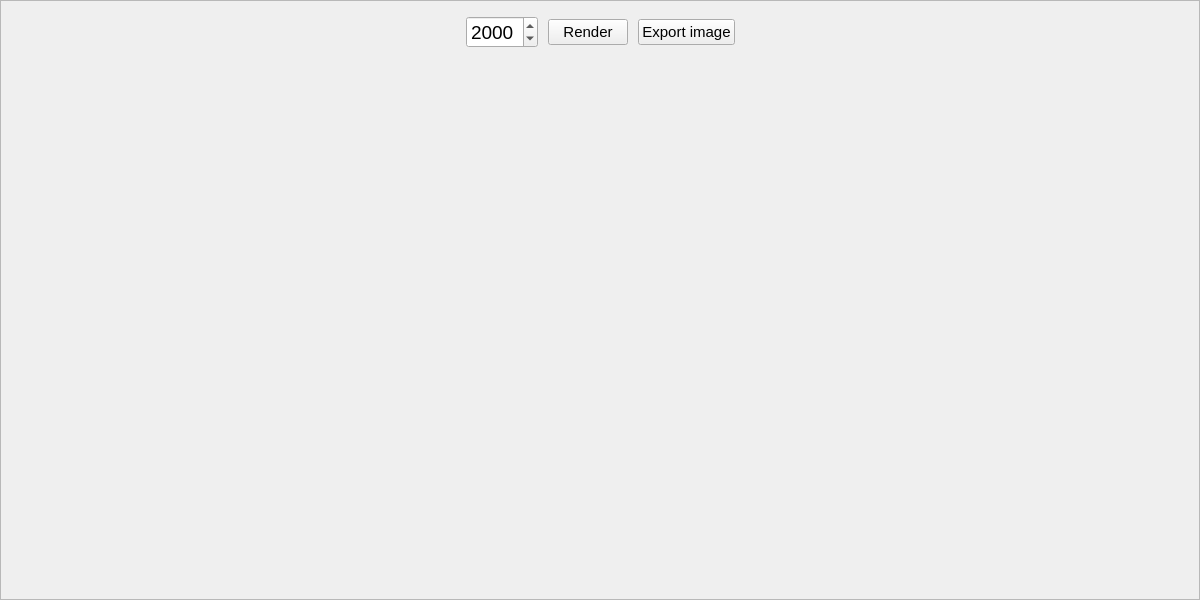
<?xml version="1.0" encoding="UTF-8"?>
<ui version="4.0">
 <class>DiaryPixels</class>
 <widget class="QWidget" name="DiaryPixels">
  <property name="geometry">
   <rect>
    <x>0</x>
    <y>0</y>
    <width>1200</width>
    <height>600</height>
   </rect>
  </property>
  <property name="sizePolicy">
   <sizepolicy hsizetype="Fixed" vsizetype="Fixed">
    <horstretch>0</horstretch>
    <verstretch>0</verstretch>
   </sizepolicy>
  </property>
  <property name="windowTitle">
   <string>Form</string>
  </property>
  <layout class="QGridLayout" name="gridLayout">
   <property name="leftMargin">
    <number>0</number>
   </property>
   <property name="topMargin">
    <number>0</number>
   </property>
   <property name="rightMargin">
    <number>0</number>
   </property>
   <property name="bottomMargin">
    <number>0</number>
   </property>
   <property name="spacing">
    <number>0</number>
   </property>
   <item row="0" column="0">
    <widget class="QFrame" name="frame">
     <property name="sizePolicy">
      <sizepolicy hsizetype="Fixed" vsizetype="Fixed">
       <horstretch>0</horstretch>
       <verstretch>0</verstretch>
      </sizepolicy>
     </property>
     <property name="minimumSize">
      <size>
       <width>1200</width>
       <height>600</height>
      </size>
     </property>
     <property name="frameShape">
      <enum>QFrame::StyledPanel</enum>
     </property>
     <property name="frameShadow">
      <enum>QFrame::Raised</enum>
     </property>
     <layout class="QGridLayout" name="gridLayout_2">
      <property name="leftMargin">
       <number>15</number>
      </property>
      <property name="topMargin">
       <number>15</number>
      </property>
      <property name="rightMargin">
       <number>15</number>
      </property>
      <property name="bottomMargin">
       <number>15</number>
      </property>
      <property name="spacing">
       <number>0</number>
      </property>
      <item row="0" column="0">
       <layout class="QGridLayout" name="gridLayout_3">
        <property name="horizontalSpacing">
         <number>10</number>
        </property>
        <property name="verticalSpacing">
         <number>0</number>
        </property>
        <item row="0" column="1">
         <widget class="QDateEdit" name="year_edit">
          <property name="font">
           <font>
            <pointsize>14</pointsize>
           </font>
          </property>
          <property name="toolTip">
           <string>Year editor.</string>
          </property>
          <property name="displayFormat">
           <string>yyyy</string>
          </property>
         </widget>
        </item>
        <item row="0" column="2" alignment="Qt::AlignHCenter">
         <widget class="QPushButton" name="render_button">
          <property name="font">
           <font>
            <pointsize>11</pointsize>
           </font>
          </property>
          <property name="cursor">
           <cursorShape>PointingHandCursor</cursorShape>
          </property>
          <property name="toolTip">
           <string>Display the pixels.</string>
          </property>
          <property name="text">
           <string>Render</string>
          </property>
         </widget>
        </item>
        <item row="0" column="0">
         <spacer name="horizontalSpacer_2">
          <property name="orientation">
           <enum>Qt::Horizontal</enum>
          </property>
          <property name="sizeHint" stdset="0">
           <size>
            <width>40</width>
            <height>20</height>
           </size>
          </property>
         </spacer>
        </item>
        <item row="0" column="4">
         <spacer name="horizontalSpacer">
          <property name="orientation">
           <enum>Qt::Horizontal</enum>
          </property>
          <property name="sizeHint" stdset="0">
           <size>
            <width>40</width>
            <height>20</height>
           </size>
          </property>
         </spacer>
        </item>
        <item row="0" column="3">
         <widget class="QPushButton" name="export_img_button">
          <property name="font">
           <font>
            <pointsize>11</pointsize>
           </font>
          </property>
          <property name="cursor">
           <cursorShape>PointingHandCursor</cursorShape>
          </property>
          <property name="text">
           <string>Export image</string>
          </property>
         </widget>
        </item>
       </layout>
      </item>
      <item row="1" column="0">
       <widget class="QFrame" name="hidden_frame">
        <property name="sizePolicy">
         <sizepolicy hsizetype="Expanding" vsizetype="Expanding">
          <horstretch>0</horstretch>
          <verstretch>0</verstretch>
         </sizepolicy>
        </property>
        <property name="frameShape">
         <enum>QFrame::NoFrame</enum>
        </property>
        <property name="frameShadow">
         <enum>QFrame::Plain</enum>
        </property>
        <layout class="QGridLayout" name="gridLayout_6">
         <property name="leftMargin">
          <number>0</number>
         </property>
         <property name="topMargin">
          <number>0</number>
         </property>
         <property name="rightMargin">
          <number>0</number>
         </property>
         <property name="bottomMargin">
          <number>0</number>
         </property>
         <property name="spacing">
          <number>0</number>
         </property>
         <item row="1" column="1">
          <layout class="QGridLayout" name="grid">
           <property name="leftMargin">
            <number>0</number>
           </property>
           <property name="topMargin">
            <number>0</number>
           </property>
           <property name="rightMargin">
            <number>0</number>
           </property>
           <property name="bottomMargin">
            <number>0</number>
           </property>
           <property name="spacing">
            <number>2</number>
           </property>
          </layout>
         </item>
         <item row="2" column="2">
          <spacer name="horizontalSpacer_4">
           <property name="orientation">
            <enum>Qt::Horizontal</enum>
           </property>
           <property name="sizeHint" stdset="0">
            <size>
             <width>0</width>
             <height>20</height>
            </size>
           </property>
          </spacer>
         </item>
         <item row="2" column="0">
          <spacer name="horizontalSpacer_3">
           <property name="orientation">
            <enum>Qt::Horizontal</enum>
           </property>
           <property name="sizeHint" stdset="0">
            <size>
             <width>0</width>
             <height>20</height>
            </size>
           </property>
          </spacer>
         </item>
         <item row="2" column="1">
          <spacer name="verticalSpacer">
           <property name="orientation">
            <enum>Qt::Vertical</enum>
           </property>
           <property name="sizeHint" stdset="0">
            <size>
             <width>20</width>
             <height>0</height>
            </size>
           </property>
          </spacer>
         </item>
         <item row="0" column="1">
          <spacer name="verticalSpacer_2">
           <property name="orientation">
            <enum>Qt::Vertical</enum>
           </property>
           <property name="sizeHint" stdset="0">
            <size>
             <width>20</width>
             <height>40</height>
            </size>
           </property>
          </spacer>
         </item>
        </layout>
       </widget>
      </item>
     </layout>
    </widget>
   </item>
  </layout>
 </widget>
 <resources/>
 <connections/>
</ui>
